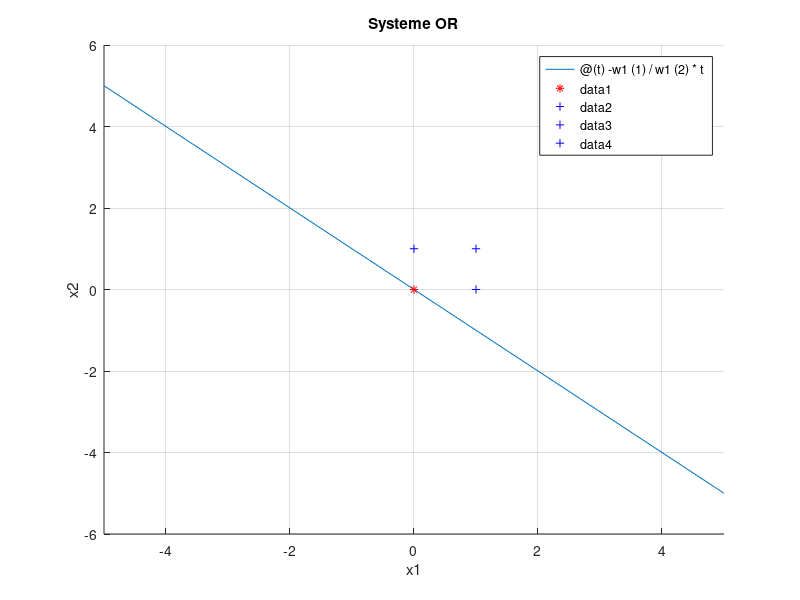
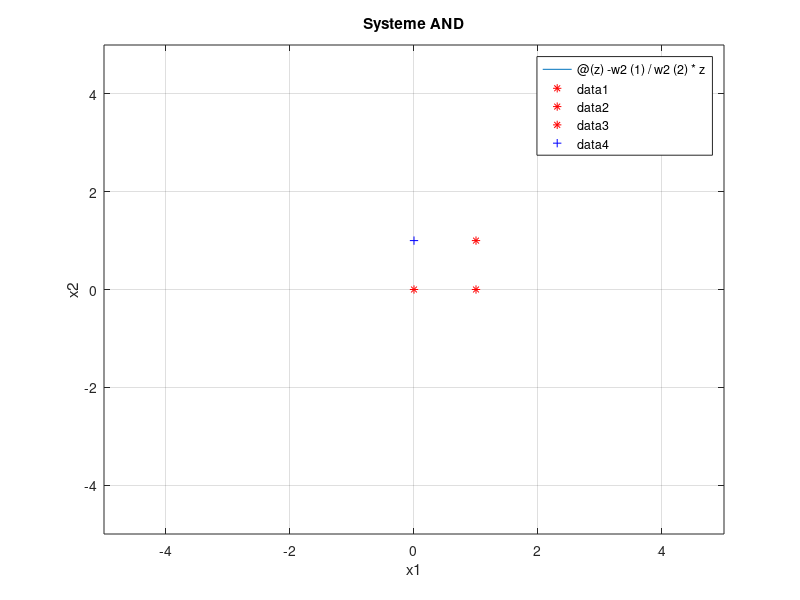

These figures' MATLAB source, in order:
%% Mon perceptron

clear all

% l le nombre de donn?es, n la dimension des donn?es
l=4;
n=2;

% Systeme OR
x1=[0 0];
x2=[0 1];
x3=[1 0];
x4=[1 1];
x=[x1;x2;x3;x4];
y=[-1 1 1 1];

% Algo perceptron
w1=zeros(n,1);
k=0;
for i=1:l
    if(y(i)*(x(i,:)*w1)<=0)
        w1=w1+y(i)*x(i,:)';
        k=k+1;
    end
end

% HyperPlan associ? 
figure(1)
hold on
title('Systeme OR')
xlabel('x1')
ylabel('x2')
fplot(@(t) -w1(1)/w1(2)*t);
for j=1:l
    if(y(j)==1)
        plot(x(j,1),x(j,2),'b+');
    else
        plot(x(j,1),x(j,2),'r*');
    end
end
hold off
grid on 

% Systeme AND
x1=[0 0];
x4=[0 1];
x3=[1 0];
x2=[1 1];
x=[x1;x2;x3;x4];
y=[-1 -1 -1 1];

% Algo perceptron
w2=zeros(n,1);
k=0;
for i=1:l
    if(y(i)*(x(i,:)*w2)<=0)
        w2=w2+y(i)*x(i,:)';
        k=k+1;
    end
end

% HyperPlan associ? 
figure(2)
fplot(@(z) -w2(1)/w2(2)*z);
hold on
title('Systeme AND')
axis([-5 5 -5 5]);
xlabel('x1')
ylabel('x2')
for j=1:l
    if(y(j)==1)
        plot(x(j,1),x(j,2),'b+');
    else
        plot(x(j,1),x(j,2),'r*');
    end
end
hold off
grid on 

